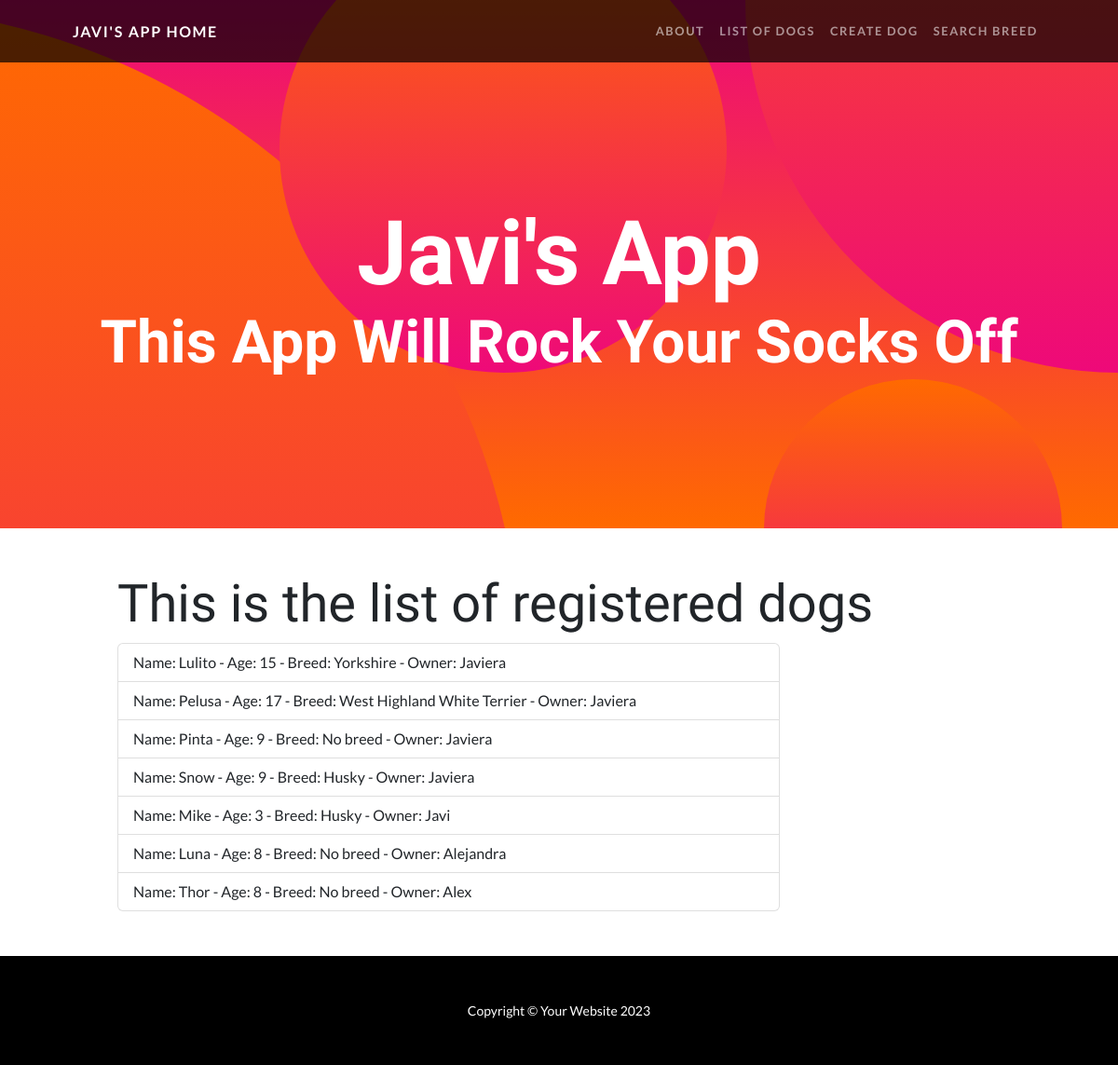
Page /AppJavi/dogs/ on the earlier database version.
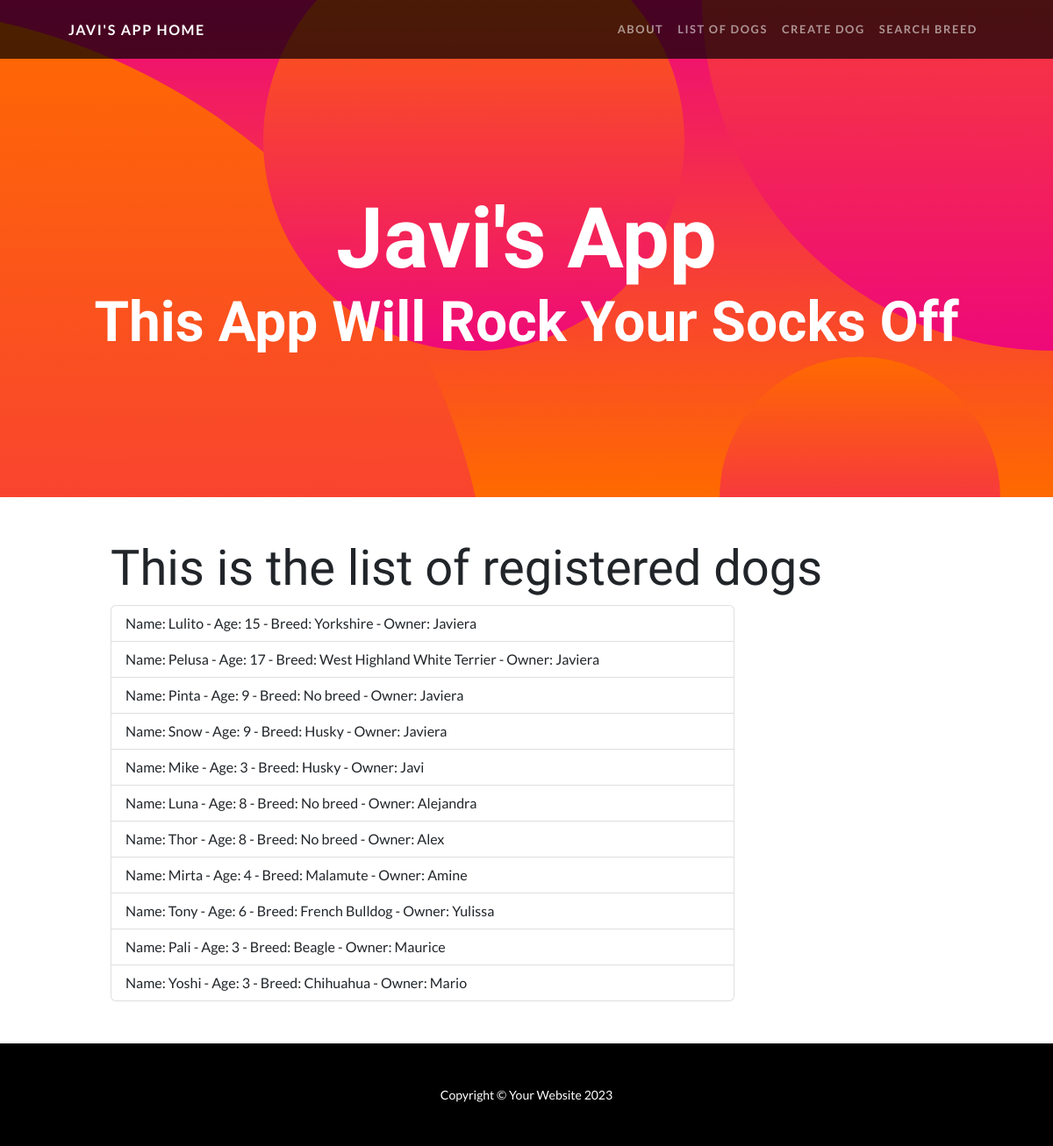
Same page on the later database version.
### AppJavi/models.py (models this page shows, shortened)
class Dog(models.Model):
    name = models.CharField(max_length = 40)
    breed = models.CharField(max_length = 40)
    age = models.IntegerField()
    owner_name = models.CharField(max_length = 40)

### AppJavi/views.py (the view)
# urls.py: path('dogs/', views.dogs, name="dogs-list"),
def dogs(request):
    dogs = Dog.objects.all()
    return render(request, "AppJavi/dogs.html", {'dogs':dogs})

### AppJavi/templates/AppJavi/dogs.html
{% extends "AppJavi/padre.html" %}
{% load static %}
{% block contenidoQueCambia %}
<div class="container px-5">
    <div class="p-5">
        <section>
            <h2 class="display-4">This is the list of registered dogs<h2>
        </section>
        {% if dogs %}
        <ul class="list-group w-75">
        {% for dog in dogs %}
        <li class="list-group-item">
            Name: {{dog.name}} - Age: {{dog.age}} - Breed: {{dog.breed}} - Owner: {{dog.owner_name}}
        </li>
        {% endfor %}
        </ul>
        {% endif %}
    </div>
</div>
{% endblock %}

### AppJavi/templates/AppJavi/padre.html (shortened to what this page needs)
<!DOCTYPE html>
<html lang="en">
    <head>
        {% load static %}
        <link href="{% static 'AppJavi/css/styles.css' %}" rel="stylesheet" />
    </head>
    <body id="page-top">
        <nav class="navbar navbar-expand-lg navbar-dark navbar-custom fixed-top">
            <div class="container px-5">
                <a class="navbar-brand" href="{% url 'home' %}">Javi's App Home</a>
                <div class="collapse navbar-collapse" id="navbarResponsive">
                    <ul class="navbar-nav ms-auto">
                        <li class="nav-item"><a class="nav-link" href="{% url 'about' %}">About</a></li>
                        <li class="nav-item"><a class="nav-link" href="{% url 'dogs-list' %}">List of Dogs</a></li>
                        <li class="nav-item"><a class="nav-link" href="{% url 'create-dog' %}">Create Dog</a></li>
                        <li class="nav-item"><a class="nav-link" href="{% url 'search-breed' %}">Search Breed</a></li>
                    </ul>
                </div>
            </div>
        </nav>
        <header class="masthead text-center text-white">
            <div class="masthead-content">
                <div class="container px-5">
                    <h1 class="masthead-heading mb-0">Javi's App</h1>
                    <h2 class="masthead-subheading mb-0">This App Will Rock Your Socks Off</h2>
                </div>
            </div>
            <div class="bg-circle-1 bg-circle"></div>
            <div class="bg-circle-2 bg-circle"></div>
            <div class="bg-circle-3 bg-circle"></div>
            <div class="bg-circle-4 bg-circle"></div>
        </header>
        {% block contenidoQueCambia %}
        {% endblock %}
        <footer class="py-5 bg-black">
            <div class="container px-5"><p class="m-0 text-center text-white small">Copyright &copy; Your Website 2023</p></div>
        </footer>
    </body>
</html>

Differences in the rows shown:
added Dog: name "Mirta", age "4", breed "Malamute", owner_name "Amine"
added Dog: name "Tony", age "6", breed "French Bulldog", owner_name "Yulissa"
added Dog: name "Pali", age "3", breed "Beagle", owner_name "Maurice"
added Dog: name "Yoshi", age "3", breed "Chihuahua", owner_name "Mario"
